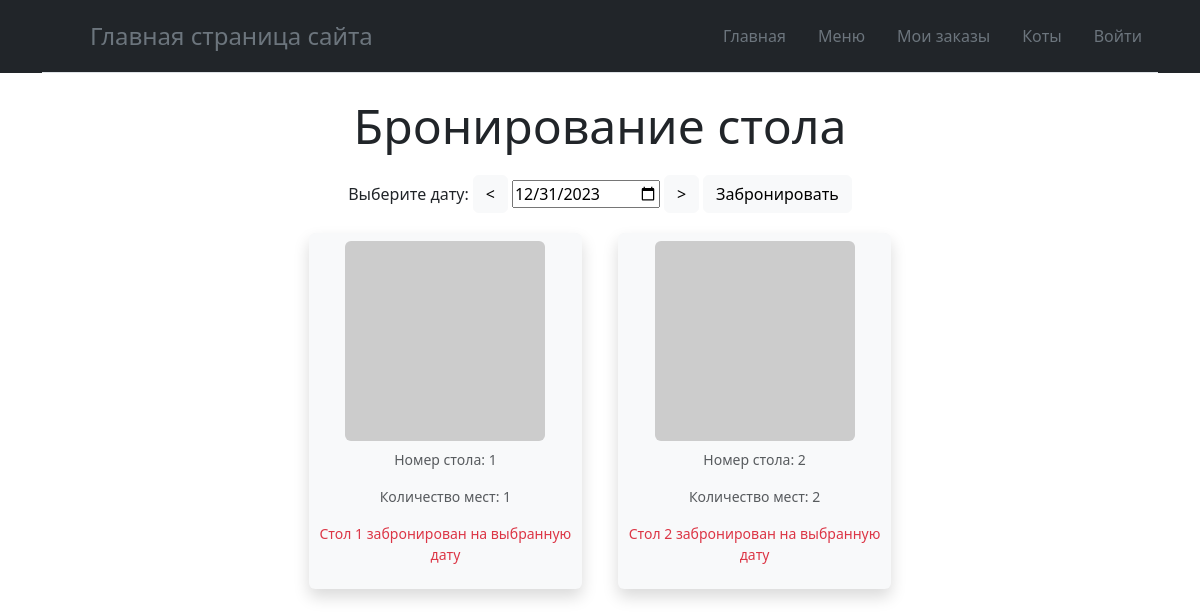
Before: / with the older database file.
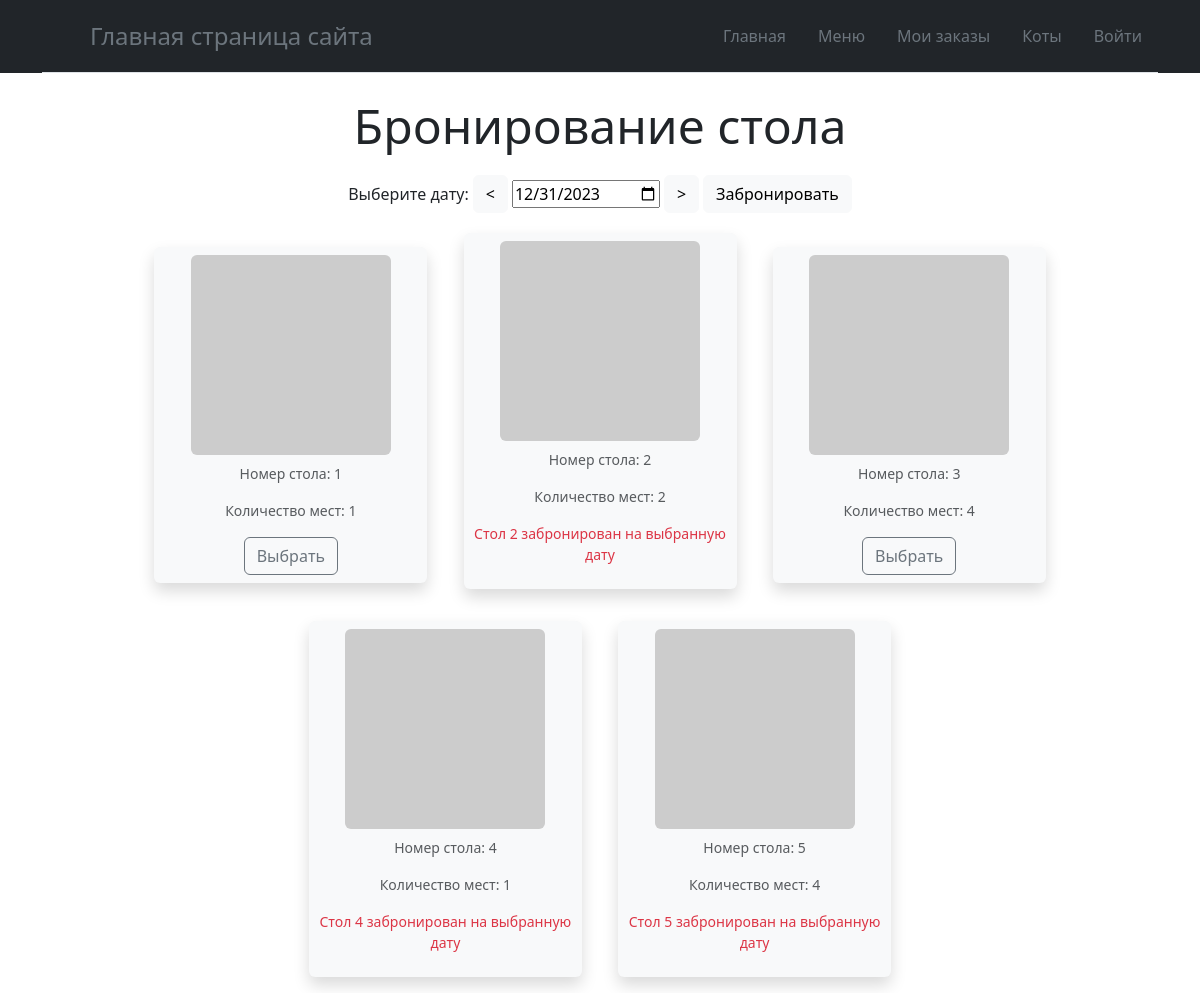
After: the same page with the newer database file.
### Cat/models.py (models this page shows)
class Table(models.Model):
    number = models.IntegerField(unique=True)
    seats = models.IntegerField()
    shape = models.CharField(max_length=20, choices=[('rectangular', 'Прямоугольный'), ('oval', 'Овальный')])
    horizontal_position = models.FloatField()
    vertical_position = models.FloatField()
    width_percent = models.FloatField()
    length_percent = models.FloatField()

### Cat/views.py (the view, shortened to what this page needs)
# urls.py: path('', table_reservation, name='table_reservation'),
def table_reservation(request, date=None):
    dateToday = datetime.datetime.today()
    formatted_date = datetime.datetime.strftime(dateToday, '%Y-%m-%d')
    is_table_available = True
    reserved_tables = Reservation.objects.values_list('table_id', flat=True)
    tables = Table.objects.order_by('id')
    context = {
        'title': 'Главная страница сайта',
        'tables': tables,
        'dateToday': formatted_date,
        'is_table_available': is_table_available,
        'reserved_tables': reserved_tables,
    }
    return render(request, 'Cat/table_reservation.html', context)

### Cat/templates/Cat/table_reservation.html (shortened to what this page needs)
{% extends 'Cat/base.html' %}
{% block title %}
{{ title }}
{% endblock %}
{% block content %}
<div class="container text-center">
  <p class="display-5">Бронирование стола</p>
  <form method="post" action="{% url 'table_reservation' %}"> {% csrf_token %}
      <div class="d-flex align-items-center justify-content-center">
        <label for="date" type="date">Выберите дату:</label>
        <button class="btn btn-light m-1" type="button" onclick="changeDate(-1)">&lt;</button>
        <input type="date" id="date" value="{{ dateToday }}" min="{{ dateToday }}" name="date" required>
        <button class="btn btn-light m-1" type="button" onclick="changeDate(1)">&gt;</button>
        <button type="button" class="btn btn-light"
        onclick="openReservationModal()">
        Забронировать
      </button>
      </div>
      {% if tables %}
        <div class="container text-center">
          {% for table in tables %}
            <figure class="figure col-md-3 col-sm-4 m-3 p-2 shadow bg-body-tertiary rounded">
                <img src="https://picsum.photos/200" class="figure-img img-fluid rounded" alt="...">
                <figcaption class="figure-caption">
                    <p>Номер стола: {{ table.number }}</p>
                    <p>Количество мест: {{ table.seats }}</p>
                    {% with table_id=table.id %}
                        {% if table_id in reserved_tables %}
                            <p class="text-danger">Стол {{ table_id }} забронирован на выбранную дату</p>
                        {% else %}
                            <label class="btn btn-outline-secondary" for="selected_table_{{ table_id }}">Выбрать</label>
                        {% endif %}
                    {% endwith %}
                </figcaption>
            </figure>
        {% endfor %}
        </div>
      {% endif%}
  </form>
</div>
{% endblock %}

### Cat/templates/Cat/base.html (shortened to what this page needs)
<!DOCTYPE html>
<html lang="en">
<head>
  <link href="https://cdn.jsdelivr.net/npm/bootstrap@5.3.2/dist/css/bootstrap.min.css" rel="stylesheet">
</head>
<body>
  <div class="text-bg-dark">
  <div class="container">
  <header class="d-flex flex-wrap justify-content-center py-3 mb-4 border-bottom">
    <a href="/" class="d-flex align-items-center mb-3 mb-md-0 me-md-auto text-dark text-decoration-none">
      <svg class="bi me-2" width="40" height="32"><use xlink:href="#bootstrap"></use></svg>
      <span class="fs-4 link text-secondary">{% block title %}{% endblock %}</span>
    </a>
    <ul class="nav nav-pills">
      <li class="nav-item"><a href="{% url 'table_reservation' %}" class="link-secondary link-opacity-50-hover nav-link" aria-current="page">Главная</a></li>
      <li class="nav-item"><a href="{% url 'menu' %}" class="link-secondary link-opacity-50-hover nav-link" aria-current="page">Меню</a></li>
      <li class="nav-item"><a href="#" class="link-secondary link-opacity-50-hover nav-link" aria-current="page">Мои заказы</a></li>
      <li class="nav-item"><a href="#" class="link-secondary link-opacity-50-hover nav-link" aria-current="page">Коты</a></li>
      <li class="nav-item"><a href="{% url 'login' %}" class="link-secondary link-opacity-50-hover nav-link" aria-current="page">Войти</a></li>
    </ul>
  </header>
  </div>
</div>
    {% block content %}{% endblock %}
</body>
</html>

Changed rows visible on the page:
shown differently, row unchanged: Table (number 1 of 5 on the later page): id "1" → (not shown); text "Стол забронирован на выбранную дату" → "Выбрать"
added Table: number "3", seats "4"
added Table: number "4", seats "1", id "4"
added Table: number "5", seats "4", id "5"
